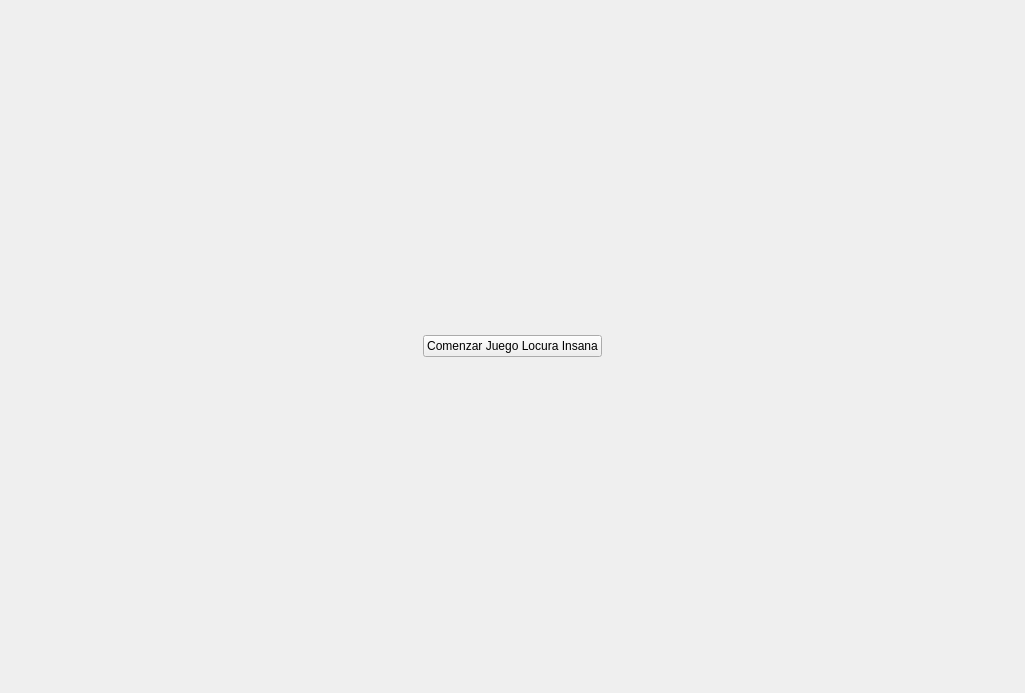
<?xml version="1.0" encoding="UTF-8"?>
<ui version="4.0">
 <class>PantallaInicio</class>
 <widget class="QWidget" name="PantallaInicio">
  <property name="geometry">
   <rect>
    <x>0</x>
    <y>0</y>
    <width>1025</width>
    <height>693</height>
   </rect>
  </property>
  <property name="minimumSize">
   <size>
    <width>800</width>
    <height>600</height>
   </size>
  </property>
  <property name="maximumSize">
   <size>
    <width>1920</width>
    <height>1080</height>
   </size>
  </property>
  <property name="windowTitle">
   <string>Form</string>
  </property>
  <property name="styleSheet">
   <string notr="true"/>
  </property>
  <layout class="QHBoxLayout" name="horizontalLayout">
   <property name="leftMargin">
    <number>0</number>
   </property>
   <property name="topMargin">
    <number>0</number>
   </property>
   <property name="rightMargin">
    <number>0</number>
   </property>
   <property name="bottomMargin">
    <number>0</number>
   </property>
   <item>
    <widget class="QWidget" name="widget" native="true">
     <property name="sizePolicy">
      <sizepolicy hsizetype="Expanding" vsizetype="Expanding">
       <horstretch>0</horstretch>
       <verstretch>0</verstretch>
      </sizepolicy>
     </property>
     <property name="minimumSize">
      <size>
       <width>800</width>
       <height>600</height>
      </size>
     </property>
     <property name="maximumSize">
      <size>
       <width>1920</width>
       <height>1080</height>
      </size>
     </property>
     <property name="autoFillBackground">
      <bool>false</bool>
     </property>
     <property name="styleSheet">
      <string notr="true">#widget{
	border-image: url(:/Resources/escritorio2.png);
}</string>
     </property>
     <layout class="QHBoxLayout" name="horizontalLayout_2">
      <item>
       <spacer name="horizontalSpacer">
        <property name="orientation">
         <enum>Qt::Horizontal</enum>
        </property>
        <property name="sizeHint" stdset="0">
         <size>
          <width>395</width>
          <height>20</height>
         </size>
        </property>
       </spacer>
      </item>
      <item>
       <widget class="QPushButton" name="comenzarJuego">
        <property name="text">
         <string>Comenzar Juego Locura Insana</string>
        </property>
       </widget>
      </item>
      <item>
       <spacer name="horizontalSpacer_2">
        <property name="orientation">
         <enum>Qt::Horizontal</enum>
        </property>
        <property name="sizeHint" stdset="0">
         <size>
          <width>395</width>
          <height>20</height>
         </size>
        </property>
       </spacer>
      </item>
     </layout>
    </widget>
   </item>
  </layout>
 </widget>
 <resources/>
 <connections/>
</ui>
